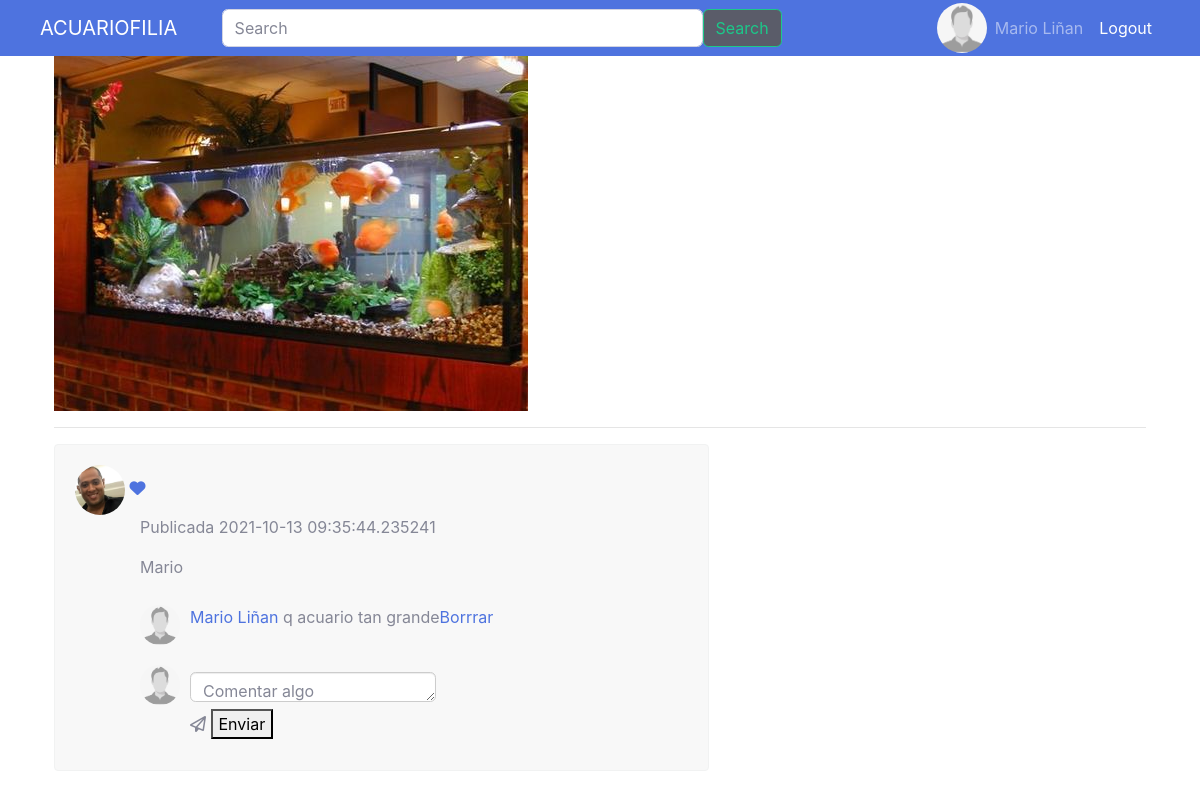
The app's page /postdetail?codigo=4 (signed in), older data.
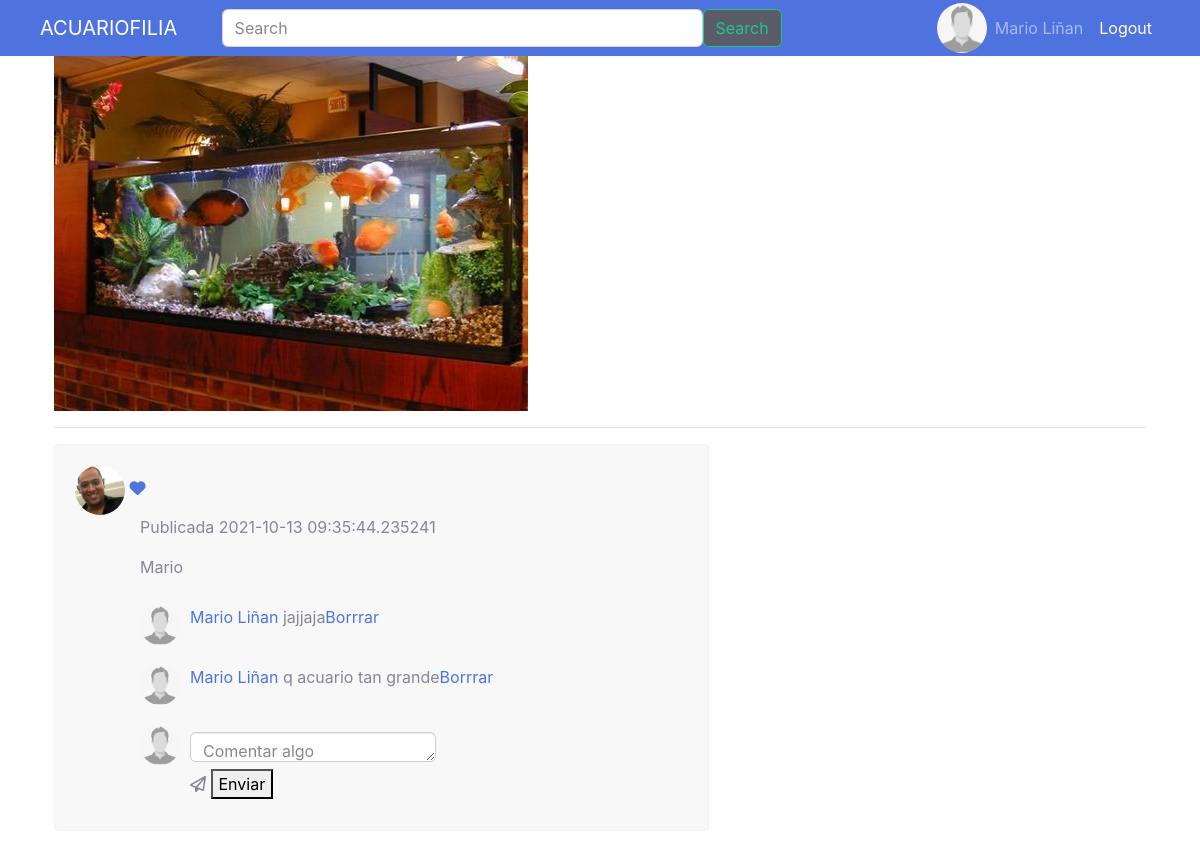
The same page, newer data.
### tables this page shows
CREATE TABLE Post (PostId INTEGER PRIMARY KEY AUTOINCREMENT UNIQUE, PhotoURL CHAR (100) NOT NULL, Title VARCHAR (30) NOT NULL, creationDate DATE NOT NULL, UserId INTEGER REFERENCES User (UserId) ON DELETE CASCADE ON UPDATE CASCADE MATCH SIMPLE, Postviews INTEGER (30));

CREATE TABLE User (UserId INTEGER PRIMARY KEY AUTOINCREMENT UNIQUE, name VARCHAR (20) NOT NULL, lastName VARCHAR (20) NOT NULL, email VARCHAR (30) UNIQUE NOT NULL, password VARCHAR (200) NOT NULL, birthay DATE NOT NULL, gender CHAR (15) NOT NULL, role INTEGER (1) NOT NULL, CreationDate DATETIME NOT NULL, ProfilePicURL VARCHAR (20), country CHAR (30), phone INTEGER, about CHAR (150));

CREATE TABLE Comments (CommentId INTEGER PRIMARY KEY AUTOINCREMENT, Content VARCHAR NOT NULL, PostId INTEGER REFERENCES Post (PostId) ON DELETE CASCADE ON UPDATE CASCADE MATCH "FULL", UserId INTEGER REFERENCES User (UserId) ON DELETE CASCADE ON UPDATE CASCADE MATCH SIMPLE, CreationDate DATETIME NOT NULL);

### main.py (the view)
@app.route('/postdetail')
def postdetail():
    idp = request.args.get('codigo')
    sql = f'SELECT * FROM Post , User WHERE User.UserId=Post.UserId AND Post.PostId = {idp}'
    db = get_db()
    cursorObj = db.cursor()
    cursorObj.execute(sql)
    postsel = cursorObj.fetchall()
    sql = f'SELECT * from Comments, User WHERE User.UserId=Comments.UserId AND Comments.PostId = {idp}'
    db = get_db()
    cursorObj = db.cursor()
    cursorObj.execute(sql)
    comPost = cursorObj.fetchall()
    return render_template("postdetail.html", postsel=postsel,comPost=comPost)

### db.py (called while the page is built)
def get_db():
    try:
        if 'db' not in g:
            print('Connection OK')
            g.db = sqlite3.connect('database.db')
        return g.db
    except Error:
        print(Error)

### templates/postdetail.html (shortened to what this page needs)
<!DOCTYPE html>
<html lang="es">
    <head>
        <link href="../static/css/post_style.css" rel="stylesheet">
        <link href="../static/css/sb-admin-2.min.css" rel="stylesheet">
    </head>
    <body>
        <nav class="navbar navbar-expand-lg navbar-dark bg-primary">
            <div class="container-fluid">
                <a class="navbar-brand" href="{{'feed'}}">ACUARIOFILIA</a>
                <form class="d-flex" form action="{{url_for('search')}}" method="post" enctype="multipart/form-data">
                    <input class="form-control me-2" type="search" name="palabra" placeholder="Search" aria-label="Search">
                    <button class="btn btn-outline-success bg-primary bg-dark" type="submit">Search</button>
                </form>
            {% if 'id' in session %}
                <div class="contenedorLogin">
                    <div class="logout">
                        <span class="navbar-text p-2 bd-highlight"> <a href="{{'logout'}}">Logout</a> </span>
                    </div>
                    <div class="fullname">
                        <span class="navbar-text p-2 bd-highlight"> {{ session['fullname'] }} </span>
                    </div>
                    <div class="av-user-icon">
                        <a href="{{url_for('perfil', codigo = session['id']) }}"><img src="../static/images/perfil/{% print(session['foto']) %}" alt="user" class="fotoperfil-md-left"></a>
                    </div>
            {% else %}
                    <span class="navbar-text p-2 bd-highlight"> <a href="{{'login'}}">Login</a> </span>
                </div>
            {% endif %}
            </div>
        </nav>
        <div class="container  bootstrap snippets bootdey">
            <div class="contenedorImagen">
                <img src="../static/images/post/{% print(postsel[0][1]) %}" class="img-fluid" alt=" image">
            </div>
            <hr>
            <div class="post-content ">
                <div class="post-container">
                    <a href="{{url_for('perfil', codigo = session['id']) }}"><img src="../static/images/perfil/{% print(postsel[0][15]) %}" alt="user" class="fotoperfil-md-left"></a>
                    <a role="enlace" href="#" class="favoritos"><i class="fas fa-heart"></i> </a>
                    <div class="post-detail">
                        <div class="user-info">
                            <p class="text-muted">Publicada {% print(postsel[0][3]) %}</p>
                        </div>
                        <div class="post-text">
                            <p>{% print(postsel[0][2]) %}  </p>
                        </div>
                    {% for com in comPost %}
                        <div class="post-comment" id="{{ com[0] }}">
                            <a href="{{url_for('perfil', codigo = com[3]) }}" class="profile-link"><img src="../static/images/perfil/{% print(com[14]) %}" alt="" class="profile-photo-sm"></a>
                            <p><a href="{{url_for('perfil', codigo = com[3]) }}" class="profile-link">{% print(com[6]) %} {% print(com[7]) %}</a> {% print(com[1]) %} </p>
                            {% if session['id']==com[5] or session['rol']== 1 %}
                                <a button type="submit" id=btdel href="{{url_for('deleteComm', codigo = com[0], postId=com[2]) }}">Borrrar<i class="trash-alt btn-sm mb-5"></i></a>
                            {% endif %}
                        </div>
                    {% endfor %}
                        <div class="post-comment">
                            <img src="../static/images/perfil/{% print(session['foto']) %}" alt="" class="profile-photo-sm">
                            <form class="flex" form action="{{url_for('addcomm', codigo = postsel[0][0])}}" method="post" enctype="multipart/form-data">
                                <textarea class="form-control form-control-user" name="comentario" id="comentario" placeholder="Comentar algo"></textarea>
                                <div class="enviar">
                                    <label for="btnEnviar" class="far fa-paper-plane">  </label>
                                    <button type="submit" class="btnEnviar" id="btnEnviar">Enviar</button>
                                </div>
                            </form>
                        </div>
                    </div>
                </div>
            </div>
        </div>
    </body>
</html>

### static/css/post_style.css (style rules this page uses)
body { margin-top:20px; }
.post-content { background: #f8f8f8; border-radius: 4px; width: 60%; border: 1px solid #f1f2f2; margin-bottom: 20px; overflow: hidden; position: relative; }
.contenedorLogin { height: 40px; width: 350px; display: flex; flex-direction: row-reverse; }
.av-user-icon { align-self: center; }
.d-flex { width: 50%; }
.post-content .post-container { padding: 20px; }
.post-content .post-container .post-detail { margin-left: 65px; position: relative; }
.post-content .post-container .post-detail .post-comment { display: inline-flex; margin: 10px auto; width: 100%; }
.post-content .post-container .post-detail .post-comment img.profile-photo-sm { margin-right: 10px; }
.post-content .post-container .post-detail .post-comment .form-control { height: 30px; border: 1px solid #ccc; box-shadow: inset 0 1px 1px rgba(0,0,0,.075); margin: 7px 0; min-width: 0; }
img.fotoperfil-md-left { height: 50px; width: 50px; border-radius: 50%; }
img.profile-photo-sm { height: 40px; width: 40px; border-radius: 50%; }
.post-content .post-container .post-detail .post-text { line-height: 24px; margin: 0; }

Row changes from the older to the newer data that the page shows:
now on this page (row edited): Comments: ProfilePicURL (picture), {{ print(com[6]) }} "Mario", {{ print(com[7]) }} "Liñan", Content "jajjaja"
